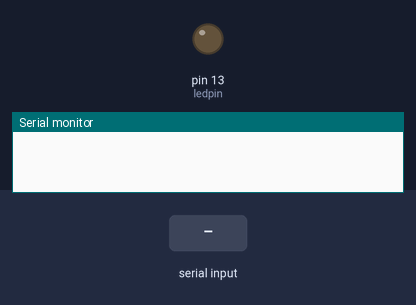
This sketch was run on a simulated Arduino Uno, built with avr-gcc and run on an emulated ATmega328P. Parts: output pins drawn as LEDs (lit = HIGH), the last lines printed to the serial monitor. Inputs (shaded band) come from the test bench.

Above: at 1.2 s.
1.3 s: "1" received over the second serial link
At 2.0 s:
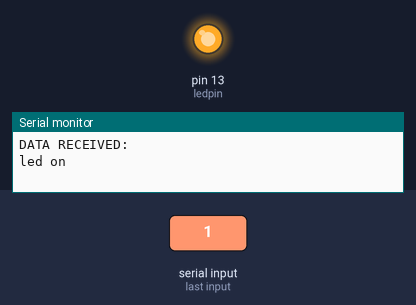
2.8 s: "0" received over the second serial link
At 3.1 s:
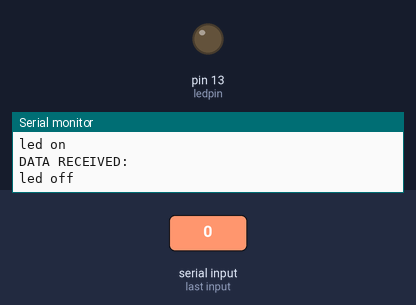
Timing chart, 0 to 5.8 s (numbered marks = the images above; inputs shaded):
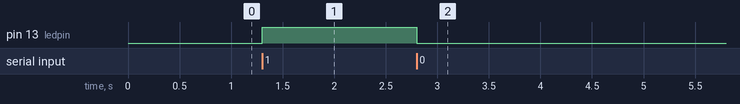

The sketch:

Bluetooth_4.0.ino
```cpp
#include <SoftwareSerial.h> //library to have serial
//communication over digital pins
SoftwareSerial mySerial(2,3);
int ledpin=13; //connected led pin to pin 13
void setup()
{
mySerial.begin(9600); //open serial port
Serial.begin(9600); //begin serial communication
pinMode(ledpin,OUTPUT); //setting led as output
}
void loop()
{
int i; //declaring a variable
if (mySerial.available())
{
i=mySerial.read(); // reading the data recieved at serial port
Serial.println("DATA RECEIVED:"); //printing the data in serial monitor
if(i=='1') //if recieved data is one
{
digitalWrite(ledpin,1); //turn on led connected to pin 13
Serial.println("led on"); //print serial message
}
if(i=='0') //if recieved data is zero turn off the led.
{
digitalWrite(ledpin,0);
Serial.println("led off");
}
}
}
```

Measured:
- after the input at 1.3 s, pin 13 (ledpin): LOW → HIGH at once
- after the input at 2.8 s, pin 13 (ledpin): HIGH → LOW at once
